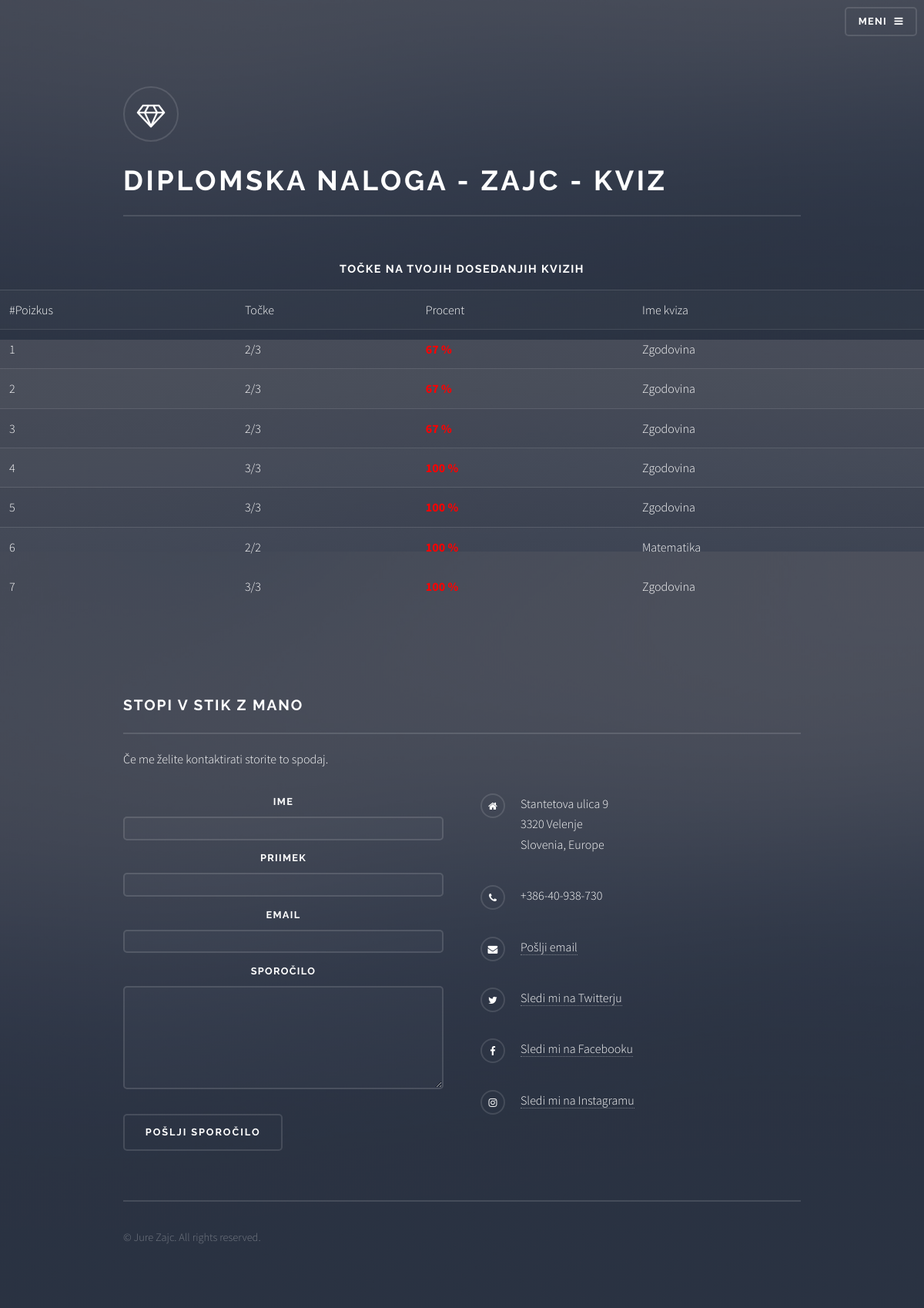
The app's page /all_results.php (signed in) with its own data.
### tables this page shows
CREATE TABLE `answers` (
  `ID_answers` int(11) NOT NULL,
  `Answer` varchar(255) NOT NULL,
  `correct` tinyint(1) DEFAULT NULL,
  `ID_users` int(11) NOT NULL,
  `ID_quizes` int(11) NOT NULL
);

CREATE TABLE `quizes` (
  `ID_quizes` int(11) NOT NULL,
  `ID_users` int(11) NOT NULL,
  `quiz_name` varchar(255) DEFAULT NULL,
  `since_when` date DEFAULT NULL,
  `until` date DEFAULT NULL,
  `nmb_question` int(11) DEFAULT NULL
);

### all_results.php (the view)
<?php
    include_once './header.php';
    include_once './database.php';
    $user_id = $_SESSION['user_id'];
?>
<h3 style="text-align: center"> Točke na tvojih dosedanjih kvizih </h3>
<table>
    <tr>
        <td>#Poizkus</td>
        <td>Točke</td>
        <td>Procent</td>
        <td>Ime kviza</td>
    </tr>
<?php
    $number = 1;
    $query = "SELECT answers.ID_answers, answers.correct, quizes.ID_quizes,quizes.quiz_name,quizes.nmb_question, answers.ID_users FROM answers INNER JOIN quizes ON quizes.ID_quizes = answers.ID_quizes ";
    $result = mysqli_query($link, $query);
    while ($quiz_name = mysqli_fetch_array($result) ){
    echo '<tr>';
    if($quiz_name['ID_users'] == $user_id and $quiz_name['ID_answers'] != NULL){
            echo '<td>'.$number.'</td>';
            echo '<td>'.$quiz_name['correct'];
            echo '/';
            echo $quiz_name['nmb_question'];
            $score = $quiz_name['correct']/(int)($quiz_name['nmb_question'])*100;
            $urejeno = round($score);
            echo '<td><font color = "##ff0000" weight ="bold"><span style="font-weight:bold">'.$urejeno.' % </td>';
            echo '<td>'.$quiz_name['quiz_name'].'</td>';
            $number++;
    }
    }
?>
</table>
<?php
include_once './footer.php';
?>

### assets/css/main.css (style rules this page uses)
html, body, div, span, applet, object, iframe, h1, h2, h3, h4, h5, h6, p, blockquote, pre, a, abbr, acronym, address, big, cite, code, del, dfn, em, img, ins, kbd, q, s, samp, small, strike, strong, sub, sup, tt, var, b, u, i, center, dl, dt, dd, ol, ul, li, fieldset, form, label, legend, table, caption, tbody, tfoot, thead, tr, th, td, article, aside, canvas, details, embed, figure, figcaption, footer, header, hgroup, menu, nav, output, ruby, section, summary, time, mark, audio, video { margin: 0; padding: 0; border: 0; font-size: 100%; font: inherit; vertical-align: baseline; }
body { line-height: 1; }
table { border-collapse: collapse; border-spacing: 0; }
body { -webkit-text-size-adjust: none; }
*, *:before, *:after { -moz-box-sizing: border-box; -webkit-box-sizing: border-box; box-sizing: border-box; }
body { -ms-overflow-style: scrollbar; }
body { background-color: #2e3141; background-image: linear-gradient(to top, rgba(46, 49, 65, 0.8), rgba(46, 49, 65, 0.8)), url("../../images/bg.jpg"); background-size: auto, cover; background-attachment: fixed, fixed; background-position: center, center; }
body, input, select, textarea { color: #ffffff; font-family: "Source Sans Pro", Helvetica, sans-serif; font-size: 16.5pt; font-weight: 300; line-height: 1.65; }
@media screen and (max-width: 1680px) { body, input, select, textarea { font-size: 13pt; } }
@media screen and (max-width: 1280px) { body, input, select, textarea { font-size: 12pt; } }
h1, h2, h3, h4, h5, h6 { color: #ffffff; font-family: Raleway, Helvetica, sans-serif; font-weight: 700; letter-spacing: 0.1em; margin: 0 0 1em 0; text-transform: uppercase; }
h3 { font-size: 0.9em; }
table { margin: 0 0 2em 0; width: 100%; }
table tbody tr { border: solid 1px rgba(255, 255, 255, 0.125); border-left: 0; border-right: 0; }
table tbody tr:nth-child(2n + 1) { background-color: rgba(255, 255, 255, 0.025); }
table td { padding: 0.75em 0.75em; }

### records on screen
answers: correct "2", ID_quizes.nmb_question "3", ID_quizes.quiz_name "Zgodovina"
answers: correct "2", ID_quizes.nmb_question "3", ID_quizes.quiz_name "Zgodovina"
answers: correct "2", ID_quizes.nmb_question "3", ID_quizes.quiz_name "Zgodovina"
answers: correct "3", ID_quizes.nmb_question "3", ID_quizes.quiz_name "Zgodovina"
answers: correct "3", ID_quizes.nmb_question "3", ID_quizes.quiz_name "Zgodovina"
answers: correct "2", ID_quizes.nmb_question "2", ID_quizes.quiz_name "Matematika"
answers: correct "3", ID_quizes.nmb_question "3", ID_quizes.quiz_name "Zgodovina"
